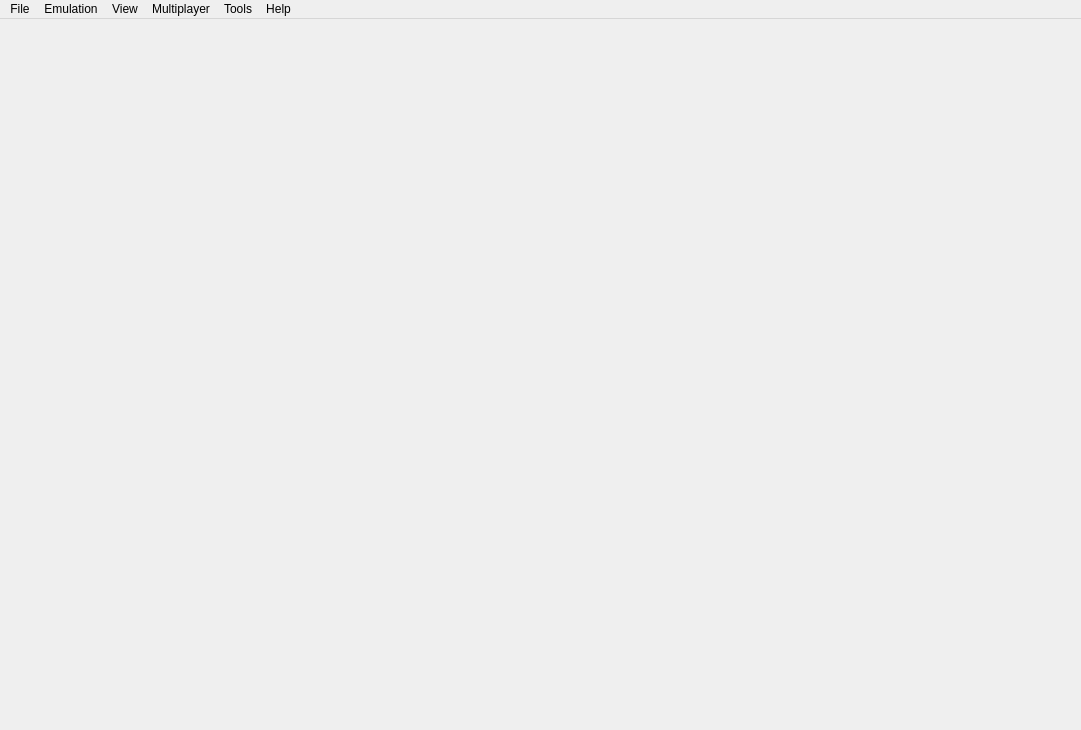
<?xml version="1.0" encoding="UTF-8"?>
<ui version="4.0">
 <class>MainWindow</class>
 <widget class="QMainWindow" name="MainWindow">
  <property name="geometry">
   <rect>
    <x>0</x>
    <y>0</y>
    <width>1081</width>
    <height>730</height>
   </rect>
  </property>
  <property name="windowTitle">
   <string>Auralis</string>
  </property>
  <property name="windowIcon">
   <iconset>
    <normaloff>dist/auralis.png</normaloff>dist/auralis.png</iconset>
  </property>
  <property name="tabShape">
   <enum>QTabWidget::Rounded</enum>
  </property>
  <property name="dockNestingEnabled">
   <bool>true</bool>
  </property>
  <widget class="QWidget" name="centralwidget">
   <layout class="QHBoxLayout" name="horizontalLayout">
    <property name="leftMargin">
     <number>0</number>
    </property>
    <property name="topMargin">
     <number>0</number>
    </property>
    <property name="rightMargin">
     <number>0</number>
    </property>
    <property name="bottomMargin">
     <number>0</number>
    </property>
   </layout>
  </widget>
  <widget class="QMenuBar" name="menubar">
   <property name="geometry">
    <rect>
     <x>0</x>
     <y>0</y>
     <width>1081</width>
     <height>22</height>
    </rect>
   </property>
   <widget class="QMenu" name="menu_File">
    <property name="title">
     <string>File</string>
    </property>
    <widget class="QMenu" name="menu_Boot_Home_Menu">
     <property name="title">
      <string>Boot Home Menu</string>
     </property>
     <addaction name="action_Boot_Home_Menu_JPN"/>
     <addaction name="action_Boot_Home_Menu_USA"/>
     <addaction name="action_Boot_Home_Menu_EUR"/>
     <addaction name="action_Boot_Home_Menu_AUS"/>
     <addaction name="action_Boot_Home_Menu_CHN"/>
     <addaction name="action_Boot_Home_Menu_KOR"/>
     <addaction name="action_Boot_Home_Menu_TWN"/>
    </widget>
    <widget class="QMenu" name="menu_recent_files">
     <property name="title">
      <string>Recent Files</string>
     </property>
    </widget>
    <widget class="QMenu" name="menu_Amiibo">
     <property name="title">
      <string>Amiibo</string>
     </property>
     <addaction name="action_Load_Amiibo"/>
     <addaction name="action_Remove_Amiibo"/>
    </widget>
    <addaction name="action_Load_File"/>
    <addaction name="action_Install_CIA"/>
    <addaction name="action_Connect_Artic"/>
    <addaction name="separator"/>
    <addaction name="action_Setup_System_Files"/>
    <addaction name="menu_Boot_Home_Menu"/>
    <addaction name="separator"/>
    <addaction name="menu_recent_files"/>
    <addaction name="separator"/>
    <addaction name="menu_Amiibo"/>
    <addaction name="separator"/>
    <addaction name="action_Open_Auralis_Folder"/>
    <addaction name="separator"/>
    <addaction name="action_Exit"/>
   </widget>
   <widget class="QMenu" name="menu_Emulation">
    <property name="title">
     <string>Emulation</string>
    </property>
    <widget class="QMenu" name="menu_Save_State">
     <property name="title">
      <string>Save State</string>
     </property>
     <addaction name="action_Save_to_Oldest_Slot"/>
     <addaction name="action_Quick_Save"/>
     <addaction name="separator"/>
    </widget>
    <widget class="QMenu" name="menu_Load_State">
     <property name="title">
      <string>Load State</string>
     </property>
     <addaction name="action_Load_from_Newest_Slot"/>
     <addaction name="action_Quick_Load"/>
     <addaction name="separator"/>
    </widget>
    <addaction name="action_Pause"/>
    <addaction name="action_Stop"/>
    <addaction name="action_Restart"/>
    <addaction name="separator"/>
    <addaction name="menu_Load_State"/>
    <addaction name="menu_Save_State"/>
    <addaction name="separator"/>
    <addaction name="action_Configure"/>
    <addaction name="action_Configure_Current_Game"/>
   </widget>
   <widget class="QMenu" name="menu_View">
    <property name="title">
     <string>View</string>
    </property>
    <widget class="QMenu" name="menu_View_Debugging">
     <property name="title">
      <string>Debugging</string>
     </property>
     <addaction name="action_Create_Pica_Surface_Viewer"/>
     <addaction name="separator"/>
    </widget>
    <widget class="QMenu" name="menu_Screen_Layout">
     <property name="title">
      <string>Screen Layout</string>
     </property>
     <addaction name="action_Screen_Layout_Default"/>
     <addaction name="action_Screen_Layout_Single_Screen"/>
     <addaction name="action_Screen_Layout_Large_Screen"/>
     <addaction name="action_Screen_Layout_Side_by_Side"/>
     <addaction name="action_Screen_Layout_Separate_Windows"/>
     <addaction name="action_Screen_Layout_Hybrid_Screen"/>
     <addaction name="action_Screen_Layout_Custom_Layout"/>
     <addaction name="separator"/>
     <addaction name="action_Screen_Layout_Upright_Screens"/>
     <addaction name="action_Screen_Layout_Swap_Screens"/>
     <widget class="QMenu" name="menu_Small_Screen_Position">
      <property name="enabled">
     <bool>true</bool>
    </property>
      <property name="title">
       <string>Small Screen Position</string>
      </property>
      <addaction name="action_Small_Screen_TopRight"/>
      <addaction name="action_Small_Screen_MiddleRight"/>
      <addaction name="action_Small_Screen_BottomRight"/>
      <addaction name="action_Small_Screen_TopLeft"/>
      <addaction name="action_Small_Screen_MiddleLeft"/>
      <addaction name="action_Small_Screen_BottomLeft"/>
      <addaction name="action_Small_Screen_Above"/>
      <addaction name="action_Small_Screen_Below"/>
     </widget>
     <addaction name="menu_Small_Screen_Position"/>
    </widget>
    <addaction name="action_Fullscreen"/>
    <addaction name="action_Single_Window_Mode"/>
    <addaction name="menu_Screen_Layout"/>
    <addaction name="separator"/>
    <addaction name="action_Display_Dock_Widget_Headers"/>
    <addaction name="action_Show_Filter_Bar"/>
    <addaction name="action_Show_Status_Bar"/>
    <addaction name="separator"/>
    <addaction name="menu_View_Debugging"/>
   </widget>
   <widget class="QMenu" name="menu_Multiplayer">
    <property name="enabled">
     <bool>true</bool>
    </property>
    <property name="title">
     <string>Multiplayer</string>
    </property>
    <addaction name="action_View_Lobby"/>
    <addaction name="action_Start_Room"/>
    <addaction name="action_Connect_To_Room"/>
    <addaction name="separator"/>
    <addaction name="action_Show_Room"/>
    <addaction name="action_Leave_Room"/>
   </widget>
   <widget class="QMenu" name="menu_Tools">
    <property name="title">
     <string>Tools</string>
    </property>
    <widget class="QMenu" name="menu_Movie">
     <property name="title">
      <string>Movie</string>
     </property>
     <addaction name="action_Record_Movie"/>
     <addaction name="action_Play_Movie"/>
     <addaction name="action_Close_Movie"/>
     <addaction name="separator"/>
     <addaction name="action_Movie_Read_Only_Mode"/>
     <addaction name="action_Save_Movie"/>
    </widget>
    <addaction name="action_Advance_Frame"/>
    <addaction name="menu_Movie"/>
    <addaction name="separator"/>
    <addaction name="action_Capture_Screenshot"/>
    <addaction name="action_Dump_Video"/>
    <addaction name="separator"/>
    <addaction name="action_Compress_ROM_File"/>
    <addaction name="action_Decompress_ROM_File"/>
   </widget>
   <widget class="QMenu" name="menu_Help">
    <property name="title">
     <string>Help</string>
    </property>
    <addaction name="separator"/>
    <addaction name="action_Report_Compatibility"/>
    <addaction name="separator"/>
    <addaction name="action_Open_Log_Folder"/>
    <addaction name="action_FAQ"/>
    <addaction name="action_About"/>
   </widget>
   <addaction name="menu_File"/>
   <addaction name="menu_Emulation"/>
   <addaction name="menu_View"/>
   <addaction name="menu_Multiplayer"/>
   <addaction name="menu_Tools"/>
   <addaction name="menu_Help"/>
  </widget>
  <action name="action_Load_File">
   <property name="text">
    <string>Load File...</string>
   </property>
  </action>
  <action name="action_Install_CIA">
   <property name="text">
    <string>Install CIA...</string>
   </property>
  </action>
  <action name="action_Connect_Artic">
    <property name="text">
      <string>Connect to Artic Base...</string>
    </property>
  </action>
  <action name="action_Setup_System_Files">
    <property name="text">
      <string>Set Up System Files...</string>
    </property>
  </action>
  <action name="action_Boot_Home_Menu_JPN">
   <property name="text">
    <string>JPN</string>
   </property>
  </action>
  <action name="action_Boot_Home_Menu_USA">
   <property name="text">
    <string>USA</string>
   </property>
  </action>
  <action name="action_Boot_Home_Menu_EUR">
   <property name="text">
    <string>EUR</string>
   </property>
  </action>
  <action name="action_Boot_Home_Menu_AUS">
   <property name="text">
    <string>AUS</string>
   </property>
  </action>
  <action name="action_Boot_Home_Menu_CHN">
   <property name="text">
    <string>CHN</string>
   </property>
  </action>
  <action name="action_Boot_Home_Menu_KOR">
   <property name="text">
    <string>KOR</string>
   </property>
  </action>
  <action name="action_Boot_Home_Menu_TWN">
   <property name="text">
    <string>TWN</string>
   </property>
  </action>
  <action name="action_Exit">
   <property name="text">
    <string>Exit</string>
   </property>
  </action>
  <action name="action_Pause">
   <property name="enabled">
    <bool>false</bool>
   </property>
   <property name="text">
    <string>Pause</string>
   </property>
  </action>
  <action name="action_Stop">
   <property name="enabled">
    <bool>false</bool>
   </property>
   <property name="text">
    <string>Stop</string>
   </property>
  </action>
  <action name="action_Save">
   <property name="enabled">
    <bool>false</bool>
   </property>
   <property name="text">
    <string>Save</string>
   </property>
  </action>
  <action name="action_Load">
   <property name="enabled">
    <bool>false</bool>
   </property>
   <property name="text">
    <string>Load</string>
   </property>
  </action>
  <action name="action_FAQ">
   <property name="text">
    <string>FAQ</string>
   </property>
  </action>
  <action name="action_About">
   <property name="text">
    <string>About Auralis</string>
   </property>
   <property name="menuRole">
    <enum>QAction::AboutRole</enum>
   </property>
  </action>
  <action name="action_Single_Window_Mode">
   <property name="checkable">
    <bool>true</bool>
   </property>
   <property name="text">
    <string>Single Window Mode</string>
   </property>
  </action>
  <action name="action_Save_to_Oldest_Slot">
   <property name="text">
    <string>Save to Oldest Slot</string>
   </property>
  </action>
  <action name="action_Quick_Save">
   <property name="text">
    <string>Quick Save</string>
   </property>
  </action>
  <action name="action_Load_from_Newest_Slot">
   <property name="text">
    <string>Load from Newest Slot</string>
   </property>
  </action>
  <action name="action_Quick_Load">
   <property name="text">
    <string>Quick Load</string>
   </property>
  </action>
  <action name="action_Configure">
   <property name="text">
    <string>Configure...</string>
   </property>
   <property name="menuRole">
    <enum>QAction::PreferencesRole</enum>
   </property>
  </action>
  <action name="action_Display_Dock_Widget_Headers">
   <property name="checkable">
    <bool>true</bool>
   </property>
   <property name="text">
    <string>Display Dock Widget Headers</string>
   </property>
  </action>
  <action name="action_Show_Filter_Bar">
   <property name="checkable">
    <bool>true</bool>
   </property>
   <property name="text">
    <string>Show Filter Bar</string>
   </property>
  </action>
  <action name="action_Show_Status_Bar">
   <property name="checkable">
    <bool>true</bool>
   </property>
   <property name="text">
    <string>Show Status Bar</string>
   </property>
  </action>
  <action name="action_Create_Pica_Surface_Viewer">
   <property name="text">
    <string>Create Pica Surface Viewer</string>
   </property>
  </action>
  <action name="action_Record_Movie">
   <property name="text">
    <string>Record...</string>
   </property>
  </action>
  <action name="action_Play_Movie">
   <property name="text">
    <string>Play...</string>
   </property>
  </action>
  <action name="action_Close_Movie">
   <property name="text">
    <string>Close</string>
   </property>
   <property name="enabled">
    <bool>false</bool>
   </property>
  </action>
  <action name="action_Save_Movie">
   <property name="enabled">
    <bool>false</bool>
   </property>
   <property name="text">
    <string>Save without Closing</string>
   </property>
  </action>
  <action name="action_Movie_Read_Only_Mode">
   <property name="checkable">
    <bool>true</bool>
   </property>
   <property name="checked">
    <bool>true</bool>
   </property>
   <property name="text">
    <string>Read-Only Mode</string>
   </property>
  </action>
  <action name="action_Advance_Frame">
   <property name="enabled">
    <bool>false</bool>
   </property>
   <property name="text">
    <string>Advance Frame</string>
   </property>
  </action>
  <action name="action_Capture_Screenshot">
   <property name="enabled">
    <bool>false</bool>
   </property>
   <property name="text">
    <string>Capture Screenshot</string>
   </property>
  </action>
  <action name="action_Dump_Video">
   <property name="checkable">
    <bool>true</bool>
   </property>
   <property name="text">
    <string>Dump Video</string>
   </property>
  </action>
  <action name="action_Compress_ROM_File">
   <property name="text">
    <string>Compress ROM File...</string>
   </property>
  </action>
  <action name="action_Decompress_ROM_File">
   <property name="text">
    <string>Decompress ROM File...</string>
   </property>
  </action>
  <action name="action_View_Lobby">
   <property name="enabled">
    <bool>true</bool>
   </property>
   <property name="text">
    <string>Browse Public Rooms</string>
   </property>
  </action>
  <action name="action_Start_Room">
   <property name="enabled">
    <bool>true</bool>
   </property>
   <property name="text">
    <string>Create Room</string>
   </property>
  </action>
  <action name="action_Leave_Room">
   <property name="enabled">
    <bool>false</bool>
   </property>
   <property name="text">
    <string>Leave Room</string>
   </property>
  </action>
  <action name="action_Connect_To_Room">
   <property name="text">
    <string>Direct Connect to Room</string>
   </property>
  </action>
  <action name="action_Show_Room">
   <property name="enabled">
    <bool>false</bool>
   </property>
   <property name="text">
    <string>Show Current Room</string>
   </property>
  </action>
  <action name="action_Fullscreen">
   <property name="checkable">
    <bool>true</bool>
   </property>
   <property name="text">
    <string>Fullscreen</string>
   </property>
  </action>
  <action name="action_Open_Log_Folder">
   <property name="text">
    <string>Open Log Folder</string>
   </property>
   <property name="toolTip">
    <string>Opens the Auralis Log folder</string>
   </property>
  </action>
  <action name="action_Screen_Layout_Default">
   <property name="checkable">
    <bool>true</bool>
   </property>
   <property name="text">
    <string>Default</string>
   </property>
  </action>
  <action name="action_Screen_Layout_Single_Screen">
   <property name="checkable">
    <bool>true</bool>
   </property>
   <property name="text">
    <string>Single Screen</string>
   </property>
  </action>
  <action name="action_Screen_Layout_Large_Screen">
   <property name="checkable">
    <bool>true</bool>
   </property>
   <property name="text">
    <string>Large Screen</string>
   </property>
  </action>
  <action name="action_Screen_Layout_Side_by_Side">
   <property name="checkable">
    <bool>true</bool>
   </property>
   <property name="text">
    <string>Side by Side</string>
   </property>
  </action>
  <action name="action_Screen_Layout_Separate_Windows">
   <property name="checkable">
    <bool>true</bool>
   </property>
   <property name="text">
    <string>Separate Windows</string>
   </property>
  </action>
  <action name="action_Screen_Layout_Hybrid_Screen">
   <property name="checkable">
    <bool>true</bool>
   </property>
   <property name="text">
    <string>Hybrid Screen</string>
   </property>
  </action>
  <action name="action_Screen_Layout_Custom_Layout">
   <property name="checkable">
    <bool>true</bool>
   </property>
   <property name="text">
    <string>Custom Layout</string>
   </property>
  </action>
  <action name="action_Small_Screen_TopRight">
   <property name="checkable">
    <bool>true</bool>
   </property>
   <property name="text">
    <string>Top Right</string>
   </property>
  </action>
  <action name="action_Small_Screen_MiddleRight">
   <property name="checkable">
    <bool>true</bool>
   </property>
   <property name="text">
    <string>Middle Right</string>
   </property>
  </action>
  <action name="action_Small_Screen_BottomRight">
   <property name="checkable">
    <bool>true</bool>
   </property>
   <property name="text">
    <string>Bottom Right</string>
   </property>
  </action>
  <action name="action_Small_Screen_TopLeft">
   <property name="checkable">
    <bool>true</bool>
   </property>
   <property name="text">
    <string>Top Left</string>
   </property>
  </action>
  <action name="action_Small_Screen_MiddleLeft">
   <property name="checkable">
    <bool>true</bool>
   </property>
   <property name="text">
    <string>Middle Left</string>
   </property>
  </action>
  <action name="action_Small_Screen_BottomLeft">
   <property name="checkable">
    <bool>true</bool>
   </property>
   <property name="text">
    <string>Bottom Left</string>
   </property>
  </action>
  <action name="action_Small_Screen_Above">
   <property name="checkable">
    <bool>true</bool>
   </property>
   <property name="text">
    <string>Above</string>
   </property>
  </action>
  <action name="action_Small_Screen_Below">
   <property name="checkable">
    <bool>true</bool>
   </property>
   <property name="text">
    <string>Below</string>
   </property>
  </action>
  <action name="action_Screen_Layout_Swap_Screens">
   <property name="checkable">
    <bool>true</bool>
   </property>
   <property name="text">
    <string>Swap Screens</string>
   </property>
  </action>
  <action name="action_Screen_Layout_Upright_Screens">
   <property name="checkable">
    <bool>true</bool>
   </property>
   <property name="text">
    <string>Rotate Upright</string>
   </property>
  </action>
  <action name="action_Report_Compatibility">
   <property name="text">
    <string>Report Compatibility</string>
   </property>
  </action>
  <action name="action_Restart">
   <property name="enabled">
    <bool>false</bool>
   </property>
   <property name="text">
    <string>Restart</string>
   </property>
  </action>
  <action name="action_Load_Amiibo">
   <property name="enabled">
    <bool>false</bool>
   </property>
   <property name="text">
    <string>Load...</string>
   </property>
  </action>
  <action name="action_Remove_Amiibo">
   <property name="enabled">
    <bool>false</bool>
   </property>
   <property name="text">
    <string>Remove</string>
   </property>
  </action>
  <action name="action_Open_Auralis_Folder">
   <property name="text">
    <string>Open Auralis Folder</string>
   </property>
  </action>
  <action name="action_Configure_Current_Game">
   <property name="enabled">
    <bool>false</bool>
   </property>
   <property name="text">
    <string>Configure Current Application...</string>
   </property>
   <property name="menuRole">
    <enum>QAction::NoRole</enum>
   </property>
  </action>
 </widget>
 <resources/>
 <connections/>
</ui>
